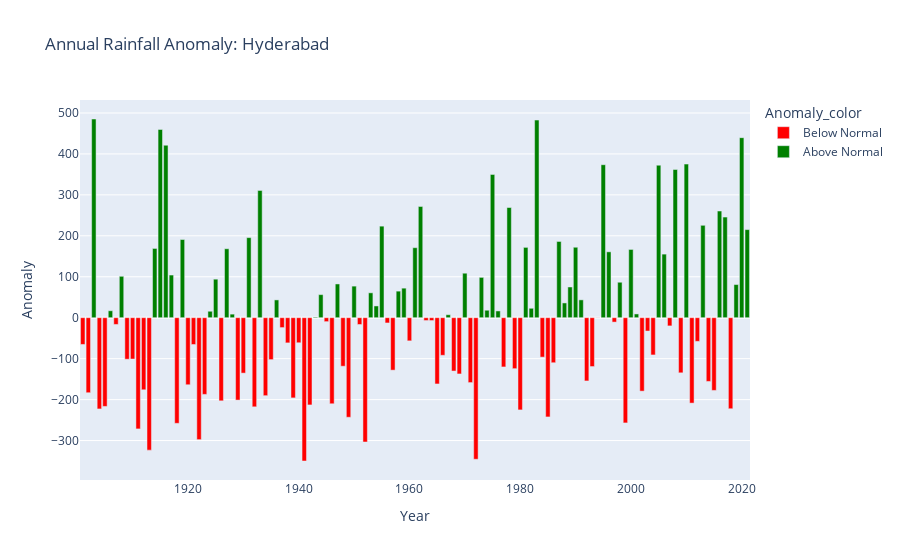

Here is the notebook cell this chart was saved with:
### Code cell
ln_mean=df_decade['Total'].mean()
df_decade['Anomaly']=df_decade['Total'] - ln_mean

df_decade['Anomaly_color'] = df_decade['Anomaly'].apply(lambda x: 'Below Normal' if x < 0 else 'Above Normal')

fig=px.bar(
   df_decade,
   x='Year',
   y='Anomaly',
   color='Anomaly_color',
   title="Annual Rainfall Anomaly: Hyderabad",
   labels=('Year','Yearwise Anomaly'),
   color_discrete_map={'Below Normal': 'red', 'Above Normal': 'green'}
)
fig.show()

### Figure 1 — Plotly figure (JSON) as saved in the notebook; plotly's stock layout.template omitted (floating-point values rounded to 4 significant figures)
{"data": [{"hovertemplate": "Anomaly_color=Below Normal<br>Year=%{x}<br>Anomaly=%{y}<extra></extra>", "legendgroup": "Below Normal", "marker": {"color": "red", "pattern": {"shape": ""}}, "name": "Below Normal", "orientation": "v", "showlegend": true, "textposition": "auto", "type": "bar", "x": [1901, 1902, 1904, 1905, 1907, 1909, 1910, 1911, 1912, 1913, 1918, 1920, 1921, 1922, 1923, 1926, 1929, 1930, 1932, 1934, 1935, 1937, 1938, 1939, 1940, 1941, 1942, 1945, 1946, 1948, 1949, 1951, 1952, 1956, 1957, 1960, 1963, 1964, 1965, 1966, 1968, 1969, 1971, 1972, 1977, 1979, 1980, 1984, 1985, 1986, 1992, 1993, 1994, 1997, 1999, 2002, 2003, 2004, 2007, 2009, 2011, 2012, 2014, 2015, 2018], "xaxis": "x", "y": [-65.29, -183.2, -222.8, -216.6, -16.46, -101.4, -100.9, -271.6, -176.1, -323.4, -258.0, -163.7, -65.46, -297.8, -187.3, -203.0, -201.2, -135.3, -217.7, -190.4, -102.4, -24.13, -61.51, -195.9, -61.2, -350.0, -213.1, -9.604, -210.2, -118.5, -243.1, -16.6, -303.6, -12.83, -128.1, -56.56, -6.922, -6.956, -161.8, -91.83, -130.3, -137.4, -158.5, -345.7, -120.3, -124.5, -225.2, -96.26, -242.4, -110.0, -154.5, -119.3, -0.3309, -10.74, -257.0, -179.3, -32.57, -90.96, -20.03, -134.6, -208.6, -57.75, -155.6, -177.6, -222.4], "yaxis": "y"}, {"hovertemplate": "Anomaly_color=Above Normal<br>Year=%{x}<br>Anomaly=%{y}<extra></extra>", "legendgroup": "Above Normal", "marker": {"color": "green", "pattern": {"shape": ""}}, "name": "Above Normal", "orientation": "v", "showlegend": true, "textposition": "auto", "type": "bar", "x": [1903, 1906, 1908, 1914, 1915, 1916, 1917, 1919, 1924, 1925, 1927, 1928, 1931, 1933, 1936, 1943, 1944, 1947, 1950, 1953, 1954, 1955, 1958, 1959, 1961, 1962, 1967, 1970, 1973, 1974, 1975, 1976, 1978, 1981, 1982, 1983, 1987, 1988, 1989, 1990, 1991, 1995, 1996, 1998, 2000, 2001, 2005, 2006, 2008, 2010, 2013, 2016, 2017, 2019, 2020, 2021], "xaxis": "x", "y": [485.3, 16.98, 101.1, 169.1, 459.7, 421.2, 104.2, 190.9, 15.76, 94.08, 168.4, 8.703, 195.5, 310.8, 43.45, 1.729, 56.36, 82.42, 77.13, 60.78, 28.71, 223.6, 64.88, 72.15, 171.0, 271.6, 7.286, 108.7, 98.48, 18.25, 349.9, 16.51, 269.1, 171.8, 23.01, 482.7, 186.2, 36.06, 75.06, 172.1, 43.58, 373.7, 160.9, 86.62, 166.7, 9.198, 372.4, 155.3, 361.9, 375.2, 225.7, 260.6, 245.9, 80.97, 439.7, 215.2], "yaxis": "y"}], "layout": {"barmode": "relative", "legend": {"title": {"text": "Anomaly_color"}, "tracegroupgap": 0}, "title": {"text": "Annual Rainfall Anomaly: Hyderabad"}, "xaxis": {"anchor": "y", "domain": [0, 1], "title": {"text": "Year"}}, "yaxis": {"anchor": "x", "domain": [0, 1], "title": {"text": "Anomaly"}}}}
